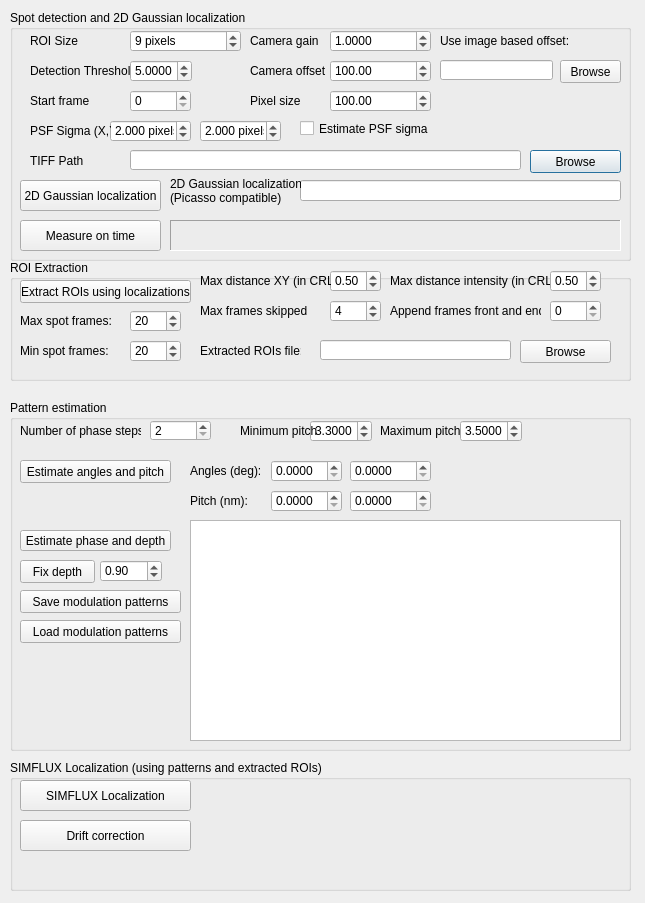
<?xml version="1.0" encoding="UTF-8"?>
<ui version="4.0">
 <class>Dialog</class>
 <widget class="QDialog" name="Dialog">
  <property name="geometry">
   <rect>
    <x>0</x>
    <y>0</y>
    <width>645</width>
    <height>903</height>
   </rect>
  </property>
  <property name="windowTitle">
   <string>SIMFLUX</string>
  </property>
  <widget class="QGroupBox" name="groupBox">
   <property name="geometry">
    <rect>
     <x>10</x>
     <y>10</y>
     <width>621</width>
     <height>251</height>
    </rect>
   </property>
   <property name="title">
    <string>Spot detection and 2D Gaussian localization</string>
   </property>
   <widget class="QDoubleSpinBox" name="offset">
    <property name="geometry">
     <rect>
      <x>320</x>
      <y>50</y>
      <width>101</width>
      <height>22</height>
     </rect>
    </property>
    <property name="maximum">
     <double>10000.000000000000000</double>
    </property>
    <property name="value">
     <double>100.000000000000000</double>
    </property>
   </widget>
   <widget class="QLabel" name="label_4">
    <property name="geometry">
     <rect>
      <x>240</x>
      <y>20</y>
      <width>91</width>
      <height>21</height>
     </rect>
    </property>
    <property name="text">
     <string>Camera gain</string>
    </property>
   </widget>
   <widget class="QDoubleSpinBox" name="psfSigmaX">
    <property name="geometry">
     <rect>
      <x>100</x>
      <y>110</y>
      <width>81</width>
      <height>22</height>
     </rect>
    </property>
    <property name="suffix">
     <string> pixels</string>
    </property>
    <property name="decimals">
     <number>3</number>
    </property>
    <property name="value">
     <double>2.000000000000000</double>
    </property>
   </widget>
   <widget class="QDoubleSpinBox" name="gain">
    <property name="geometry">
     <rect>
      <x>320</x>
      <y>20</y>
      <width>101</width>
      <height>22</height>
     </rect>
    </property>
    <property name="decimals">
     <number>4</number>
    </property>
    <property name="maximum">
     <double>1000.000000000000000</double>
    </property>
    <property name="value">
     <double>1.000000000000000</double>
    </property>
   </widget>
   <widget class="QSpinBox" name="roisize">
    <property name="geometry">
     <rect>
      <x>120</x>
      <y>20</y>
      <width>111</width>
      <height>22</height>
     </rect>
    </property>
    <property name="suffix">
     <string> pixels</string>
    </property>
    <property name="value">
     <number>9</number>
    </property>
   </widget>
   <widget class="QLabel" name="label_6">
    <property name="geometry">
     <rect>
      <x>240</x>
      <y>50</y>
      <width>91</width>
      <height>21</height>
     </rect>
    </property>
    <property name="text">
     <string>Camera offset</string>
    </property>
   </widget>
   <widget class="QLabel" name="label_3">
    <property name="geometry">
     <rect>
      <x>20</x>
      <y>20</y>
      <width>51</width>
      <height>21</height>
     </rect>
    </property>
    <property name="text">
     <string>ROI Size</string>
    </property>
   </widget>
   <widget class="QLabel" name="label_5">
    <property name="geometry">
     <rect>
      <x>20</x>
      <y>110</y>
      <width>81</width>
      <height>21</height>
     </rect>
    </property>
    <property name="text">
     <string>PSF Sigma (X,Y):</string>
    </property>
   </widget>
   <widget class="QLabel" name="label">
    <property name="geometry">
     <rect>
      <x>20</x>
      <y>50</y>
      <width>101</width>
      <height>21</height>
     </rect>
    </property>
    <property name="text">
     <string>Detection Threshold</string>
    </property>
   </widget>
   <widget class="QDoubleSpinBox" name="detectionThreshold">
    <property name="geometry">
     <rect>
      <x>120</x>
      <y>50</y>
      <width>62</width>
      <height>22</height>
     </rect>
    </property>
    <property name="decimals">
     <number>4</number>
    </property>
    <property name="value">
     <double>5.000000000000000</double>
    </property>
   </widget>
   <widget class="QPushButton" name="btnBrowseTiff">
    <property name="geometry">
     <rect>
      <x>520</x>
      <y>140</y>
      <width>91</width>
      <height>23</height>
     </rect>
    </property>
    <property name="text">
     <string>Browse</string>
    </property>
   </widget>
   <widget class="QLabel" name="label_7">
    <property name="geometry">
     <rect>
      <x>20</x>
      <y>140</y>
      <width>101</width>
      <height>21</height>
     </rect>
    </property>
    <property name="text">
     <string>TIFF Path</string>
    </property>
   </widget>
   <widget class="QLineEdit" name="tiffPath">
    <property name="geometry">
     <rect>
      <x>120</x>
      <y>140</y>
      <width>391</width>
      <height>20</height>
     </rect>
    </property>
   </widget>
   <widget class="QPushButton" name="btnLocalize">
    <property name="geometry">
     <rect>
      <x>10</x>
      <y>170</y>
      <width>141</width>
      <height>31</height>
     </rect>
    </property>
    <property name="text">
     <string>2D Gaussian localization</string>
    </property>
   </widget>
   <widget class="QLineEdit" name="smlmLocsFile">
    <property name="geometry">
     <rect>
      <x>290</x>
      <y>170</y>
      <width>321</width>
      <height>21</height>
     </rect>
    </property>
   </widget>
   <widget class="QLabel" name="label_8">
    <property name="geometry">
     <rect>
      <x>160</x>
      <y>160</y>
      <width>131</width>
      <height>41</height>
     </rect>
    </property>
    <property name="text">
     <string>2D Gaussian localizations:
(Picasso compatible)</string>
    </property>
   </widget>
   <widget class="QLabel" name="label_11">
    <property name="geometry">
     <rect>
      <x>240</x>
      <y>80</y>
      <width>91</width>
      <height>21</height>
     </rect>
    </property>
    <property name="text">
     <string>Pixel size</string>
    </property>
   </widget>
   <widget class="QDoubleSpinBox" name="pixelsize">
    <property name="geometry">
     <rect>
      <x>320</x>
      <y>80</y>
      <width>101</width>
      <height>22</height>
     </rect>
    </property>
    <property name="maximum">
     <double>10000.000000000000000</double>
    </property>
    <property name="value">
     <double>100.000000000000000</double>
    </property>
   </widget>
   <widget class="QLabel" name="labelLocsInfo">
    <property name="geometry">
     <rect>
      <x>160</x>
      <y>210</y>
      <width>451</width>
      <height>31</height>
     </rect>
    </property>
    <property name="frameShape">
     <enum>QFrame::Panel</enum>
    </property>
    <property name="frameShadow">
     <enum>QFrame::Sunken</enum>
    </property>
    <property name="text">
     <string/>
    </property>
   </widget>
   <widget class="QPushButton" name="btnLinkLocs">
    <property name="geometry">
     <rect>
      <x>10</x>
      <y>210</y>
      <width>141</width>
      <height>31</height>
     </rect>
    </property>
    <property name="text">
     <string>Measure on time</string>
    </property>
   </widget>
   <widget class="QLabel" name="label_22">
    <property name="geometry">
     <rect>
      <x>430</x>
      <y>20</y>
      <width>131</width>
      <height>21</height>
     </rect>
    </property>
    <property name="text">
     <string>Use image based offset:</string>
    </property>
   </widget>
   <widget class="QLineEdit" name="txtCameraOffsetFile">
    <property name="geometry">
     <rect>
      <x>430</x>
      <y>50</y>
      <width>113</width>
      <height>20</height>
     </rect>
    </property>
   </widget>
   <widget class="QPushButton" name="btnBrowseCameraOffset">
    <property name="geometry">
     <rect>
      <x>550</x>
      <y>50</y>
      <width>61</width>
      <height>23</height>
     </rect>
    </property>
    <property name="text">
     <string>Browse</string>
    </property>
   </widget>
   <widget class="QLabel" name="label_23">
    <property name="geometry">
     <rect>
      <x>20</x>
      <y>80</y>
      <width>91</width>
      <height>21</height>
     </rect>
    </property>
    <property name="text">
     <string>Start frame</string>
    </property>
   </widget>
   <widget class="QSpinBox" name="startFrame">
    <property name="geometry">
     <rect>
      <x>120</x>
      <y>80</y>
      <width>61</width>
      <height>22</height>
     </rect>
    </property>
    <property name="suffix">
     <string/>
    </property>
    <property name="maximum">
     <number>100000000</number>
    </property>
    <property name="value">
     <number>0</number>
    </property>
   </widget>
   <widget class="QCheckBox" name="checkEstimSigma">
    <property name="geometry">
     <rect>
      <x>290</x>
      <y>110</y>
      <width>151</width>
      <height>17</height>
     </rect>
    </property>
    <property name="text">
     <string>Estimate PSF sigma</string>
    </property>
   </widget>
   <widget class="QDoubleSpinBox" name="psfSigmaY">
    <property name="geometry">
     <rect>
      <x>190</x>
      <y>110</y>
      <width>81</width>
      <height>22</height>
     </rect>
    </property>
    <property name="suffix">
     <string> pixels</string>
    </property>
    <property name="decimals">
     <number>3</number>
    </property>
    <property name="value">
     <double>2.000000000000000</double>
    </property>
   </widget>
  </widget>
  <widget class="QGroupBox" name="groupPatternEstim">
   <property name="geometry">
    <rect>
     <x>10</x>
     <y>400</y>
     <width>621</width>
     <height>351</height>
    </rect>
   </property>
   <property name="title">
    <string>Pattern estimation</string>
   </property>
   <widget class="QLabel" name="label_2">
    <property name="geometry">
     <rect>
      <x>10</x>
      <y>20</y>
      <width>121</width>
      <height>21</height>
     </rect>
    </property>
    <property name="text">
     <string>Number of phase steps</string>
    </property>
   </widget>
   <widget class="QSpinBox" name="numPhaseSteps">
    <property name="geometry">
     <rect>
      <x>140</x>
      <y>20</y>
      <width>61</width>
      <height>21</height>
     </rect>
    </property>
    <property name="minimum">
     <number>2</number>
    </property>
   </widget>
   <widget class="QPushButton" name="btnEstimAnglePitch">
    <property name="geometry">
     <rect>
      <x>10</x>
      <y>60</y>
      <width>151</width>
      <height>23</height>
     </rect>
    </property>
    <property name="text">
     <string>Estimate angles and pitch</string>
    </property>
   </widget>
   <widget class="QDoubleSpinBox" name="minpitch">
    <property name="geometry">
     <rect>
      <x>300</x>
      <y>20</y>
      <width>62</width>
      <height>22</height>
     </rect>
    </property>
    <property name="layoutDirection">
     <enum>Qt::LeftToRight</enum>
    </property>
    <property name="decimals">
     <number>4</number>
    </property>
    <property name="value">
     <double>3.300000000000000</double>
    </property>
   </widget>
   <widget class="QDoubleSpinBox" name="maxpitch">
    <property name="geometry">
     <rect>
      <x>450</x>
      <y>20</y>
      <width>62</width>
      <height>22</height>
     </rect>
    </property>
    <property name="decimals">
     <number>4</number>
    </property>
    <property name="value">
     <double>3.500000000000000</double>
    </property>
   </widget>
   <widget class="QLabel" name="label_9">
    <property name="geometry">
     <rect>
      <x>230</x>
      <y>20</y>
      <width>91</width>
      <height>21</height>
     </rect>
    </property>
    <property name="text">
     <string>Minimum pitch</string>
    </property>
   </widget>
   <widget class="QLabel" name="label_10">
    <property name="geometry">
     <rect>
      <x>370</x>
      <y>20</y>
      <width>91</width>
      <height>21</height>
     </rect>
    </property>
    <property name="text">
     <string>Maximum pitch</string>
    </property>
   </widget>
   <widget class="QPushButton" name="btnEstimPhaseDepth">
    <property name="geometry">
     <rect>
      <x>10</x>
      <y>130</y>
      <width>151</width>
      <height>21</height>
     </rect>
    </property>
    <property name="text">
     <string>Estimate phase and depth</string>
    </property>
   </widget>
   <widget class="QDoubleSpinBox" name="angle1">
    <property name="geometry">
     <rect>
      <x>340</x>
      <y>60</y>
      <width>81</width>
      <height>22</height>
     </rect>
    </property>
    <property name="decimals">
     <number>4</number>
    </property>
    <property name="value">
     <double>0.000000000000000</double>
    </property>
   </widget>
   <widget class="QDoubleSpinBox" name="angle0">
    <property name="geometry">
     <rect>
      <x>261</x>
      <y>60</y>
      <width>71</width>
      <height>22</height>
     </rect>
    </property>
    <property name="layoutDirection">
     <enum>Qt::LeftToRight</enum>
    </property>
    <property name="decimals">
     <number>4</number>
    </property>
    <property name="value">
     <double>0.000000000000000</double>
    </property>
   </widget>
   <widget class="QLabel" name="label_12">
    <property name="geometry">
     <rect>
      <x>180</x>
      <y>60</y>
      <width>81</width>
      <height>21</height>
     </rect>
    </property>
    <property name="text">
     <string>Angles (deg):</string>
    </property>
   </widget>
   <widget class="QLabel" name="label_13">
    <property name="geometry">
     <rect>
      <x>180</x>
      <y>90</y>
      <width>71</width>
      <height>21</height>
     </rect>
    </property>
    <property name="text">
     <string>Pitch (nm):</string>
    </property>
   </widget>
   <widget class="QDoubleSpinBox" name="pitch1">
    <property name="geometry">
     <rect>
      <x>340</x>
      <y>90</y>
      <width>81</width>
      <height>22</height>
     </rect>
    </property>
    <property name="decimals">
     <number>4</number>
    </property>
    <property name="maximum">
     <double>1000.000000000000000</double>
    </property>
    <property name="value">
     <double>0.000000000000000</double>
    </property>
   </widget>
   <widget class="QDoubleSpinBox" name="pitch0">
    <property name="geometry">
     <rect>
      <x>261</x>
      <y>90</y>
      <width>71</width>
      <height>22</height>
     </rect>
    </property>
    <property name="layoutDirection">
     <enum>Qt::LeftToRight</enum>
    </property>
    <property name="decimals">
     <number>4</number>
    </property>
    <property name="maximum">
     <double>1000.000000000000000</double>
    </property>
    <property name="value">
     <double>0.000000000000000</double>
    </property>
   </widget>
   <widget class="QDoubleSpinBox" name="fixDepth">
    <property name="geometry">
     <rect>
      <x>90</x>
      <y>160</y>
      <width>62</width>
      <height>22</height>
     </rect>
    </property>
    <property name="maximum">
     <double>1.000000000000000</double>
    </property>
    <property name="value">
     <double>0.900000000000000</double>
    </property>
   </widget>
   <widget class="QPushButton" name="btnFixDepth">
    <property name="geometry">
     <rect>
      <x>10</x>
      <y>160</y>
      <width>75</width>
      <height>23</height>
     </rect>
    </property>
    <property name="text">
     <string>Fix depth</string>
    </property>
   </widget>
   <widget class="QTableWidget" name="tableMod">
    <property name="geometry">
     <rect>
      <x>180</x>
      <y>120</y>
      <width>431</width>
      <height>221</height>
     </rect>
    </property>
   </widget>
   <widget class="QPushButton" name="btnSaveMod">
    <property name="geometry">
     <rect>
      <x>10</x>
      <y>190</y>
      <width>161</width>
      <height>23</height>
     </rect>
    </property>
    <property name="text">
     <string>Save modulation patterns</string>
    </property>
   </widget>
   <widget class="QPushButton" name="btnLoadMod">
    <property name="geometry">
     <rect>
      <x>10</x>
      <y>220</y>
      <width>161</width>
      <height>23</height>
     </rect>
    </property>
    <property name="text">
     <string>Load modulation patterns</string>
    </property>
   </widget>
  </widget>
  <widget class="QGroupBox" name="groupBox_2">
   <property name="geometry">
    <rect>
     <x>10</x>
     <y>260</y>
     <width>621</width>
     <height>121</height>
    </rect>
   </property>
   <property name="title">
    <string>ROI Extraction</string>
   </property>
   <widget class="QPushButton" name="btnExtractROIs">
    <property name="geometry">
     <rect>
      <x>10</x>
      <y>20</y>
      <width>171</width>
      <height>23</height>
     </rect>
    </property>
    <property name="text">
     <string>Extract ROIs using localizations</string>
    </property>
   </widget>
   <widget class="QSpinBox" name="maxLinkFrameskip">
    <property name="geometry">
     <rect>
      <x>320</x>
      <y>40</y>
      <width>51</width>
      <height>22</height>
     </rect>
    </property>
    <property name="value">
     <number>4</number>
    </property>
   </widget>
   <widget class="QDoubleSpinBox" name="maxLinkDistance">
    <property name="geometry">
     <rect>
      <x>320</x>
      <y>10</y>
      <width>51</width>
      <height>22</height>
     </rect>
    </property>
    <property name="value">
     <double>0.500000000000000</double>
    </property>
   </widget>
   <widget class="QLabel" name="label_34">
    <property name="geometry">
     <rect>
      <x>190</x>
      <y>40</y>
      <width>111</width>
      <height>21</height>
     </rect>
    </property>
    <property name="text">
     <string>Max frames skipped</string>
    </property>
   </widget>
   <widget class="QLabel" name="label_35">
    <property name="geometry">
     <rect>
      <x>190</x>
      <y>10</y>
      <width>131</width>
      <height>21</height>
     </rect>
    </property>
    <property name="text">
     <string>Max distance XY (in CRLB)</string>
    </property>
   </widget>
   <widget class="QLabel" name="label_37">
    <property name="geometry">
     <rect>
      <x>190</x>
      <y>80</y>
      <width>101</width>
      <height>21</height>
     </rect>
    </property>
    <property name="text">
     <string>Extracted ROIs file:</string>
    </property>
   </widget>
   <widget class="QLineEdit" name="txtROIFile">
    <property name="geometry">
     <rect>
      <x>310</x>
      <y>80</y>
      <width>191</width>
      <height>20</height>
     </rect>
    </property>
   </widget>
   <widget class="QPushButton" name="btnBrowseROIs">
    <property name="geometry">
     <rect>
      <x>510</x>
      <y>80</y>
      <width>91</width>
      <height>23</height>
     </rect>
    </property>
    <property name="text">
     <string>Browse</string>
    </property>
   </widget>
   <widget class="QLabel" name="label_36">
    <property name="geometry">
     <rect>
      <x>380</x>
      <y>10</y>
      <width>161</width>
      <height>21</height>
     </rect>
    </property>
    <property name="text">
     <string>Max distance intensity (in CRLB)</string>
    </property>
   </widget>
   <widget class="QDoubleSpinBox" name="maxLinkDistanceIntensity">
    <property name="geometry">
     <rect>
      <x>540</x>
      <y>10</y>
      <width>51</width>
      <height>22</height>
     </rect>
    </property>
    <property name="value">
     <double>0.500000000000000</double>
    </property>
   </widget>
   <widget class="QLabel" name="label_38">
    <property name="geometry">
     <rect>
      <x>380</x>
      <y>40</y>
      <width>151</width>
      <height>21</height>
     </rect>
    </property>
    <property name="text">
     <string>Append frames front and end</string>
    </property>
   </widget>
   <widget class="QSpinBox" name="roiExtractAppend">
    <property name="geometry">
     <rect>
      <x>540</x>
      <y>40</y>
      <width>51</width>
      <height>22</height>
     </rect>
    </property>
    <property name="value">
     <number>0</number>
    </property>
   </widget>
   <widget class="QSpinBox" name="roiExtractSpotFrames">
    <property name="geometry">
     <rect>
      <x>120</x>
      <y>50</y>
      <width>51</width>
      <height>22</height>
     </rect>
    </property>
    <property name="value">
     <number>20</number>
    </property>
   </widget>
   <widget class="QLabel" name="label_39">
    <property name="geometry">
     <rect>
      <x>10</x>
      <y>50</y>
      <width>91</width>
      <height>21</height>
     </rect>
    </property>
    <property name="text">
     <string>Max spot frames:</string>
    </property>
   </widget>
   <widget class="QLabel" name="label_40">
    <property name="geometry">
     <rect>
      <x>10</x>
      <y>80</y>
      <width>91</width>
      <height>21</height>
     </rect>
    </property>
    <property name="text">
     <string>Min spot frames:</string>
    </property>
   </widget>
   <widget class="QSpinBox" name="roiExtractMinSpotFrames">
    <property name="geometry">
     <rect>
      <x>120</x>
      <y>80</y>
      <width>51</width>
      <height>22</height>
     </rect>
    </property>
    <property name="value">
     <number>20</number>
    </property>
   </widget>
  </widget>
  <widget class="QGroupBox" name="groupBox_3">
   <property name="geometry">
    <rect>
     <x>10</x>
     <y>760</y>
     <width>621</width>
     <height>131</height>
    </rect>
   </property>
   <property name="title">
    <string>SIMFLUX Localization (using patterns and extracted ROIs)</string>
   </property>
   <widget class="QPushButton" name="btnRunSimflux">
    <property name="geometry">
     <rect>
      <x>10</x>
      <y>20</y>
      <width>171</width>
      <height>31</height>
     </rect>
    </property>
    <property name="text">
     <string>SIMFLUX Localization</string>
    </property>
   </widget>
   <widget class="QPushButton" name="btnDriftCorrection">
    <property name="geometry">
     <rect>
      <x>10</x>
      <y>60</y>
      <width>171</width>
      <height>31</height>
     </rect>
    </property>
    <property name="text">
     <string>Drift correction</string>
    </property>
   </widget>
  </widget>
 </widget>
 <resources/>
 <connections/>
</ui>
